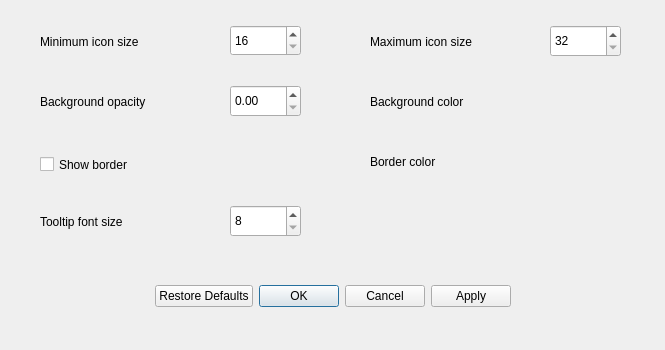
<?xml version="1.0" encoding="UTF-8"?>
<ui version="4.0">
 <class>AppearanceSettingsDialog</class>
 <widget class="QDialog" name="AppearanceSettingsDialog">
  <property name="geometry">
   <rect>
    <x>0</x>
    <y>0</y>
    <width>665</width>
    <height>350</height>
   </rect>
  </property>
  <property name="windowTitle">
   <string>Appearance Settings</string>
  </property>
  <widget class="QDialogButtonBox" name="buttonBox">
   <property name="geometry">
    <rect>
     <x>80</x>
     <y>280</y>
     <width>505</width>
     <height>32</height>
    </rect>
   </property>
   <property name="orientation">
    <enum>Qt::Horizontal</enum>
   </property>
   <property name="standardButtons">
    <set>QDialogButtonBox::Apply|QDialogButtonBox::Cancel|QDialogButtonBox::Ok|QDialogButtonBox::RestoreDefaults</set>
   </property>
   <property name="centerButtons">
    <bool>true</bool>
   </property>
  </widget>
  <widget class="QLabel" name="minSizeLabel">
   <property name="geometry">
    <rect>
     <x>40</x>
     <y>30</y>
     <width>181</width>
     <height>23</height>
    </rect>
   </property>
   <property name="text">
    <string>Minimum icon size</string>
   </property>
  </widget>
  <widget class="QSpinBox" name="minSize">
   <property name="geometry">
    <rect>
     <x>230</x>
     <y>25</y>
     <width>71</width>
     <height>31</height>
    </rect>
   </property>
   <property name="minimum">
    <number>16</number>
   </property>
   <property name="maximum">
    <number>64</number>
   </property>
   <property name="singleStep">
    <number>8</number>
   </property>
  </widget>
  <widget class="QLabel" name="maxSizeLabel">
   <property name="geometry">
    <rect>
     <x>370</x>
     <y>30</y>
     <width>181</width>
     <height>23</height>
    </rect>
   </property>
   <property name="text">
    <string>Maximum icon size</string>
   </property>
  </widget>
  <widget class="QSpinBox" name="maxSize">
   <property name="geometry">
    <rect>
     <x>550</x>
     <y>25</y>
     <width>71</width>
     <height>32</height>
    </rect>
   </property>
   <property name="minimum">
    <number>32</number>
   </property>
   <property name="maximum">
    <number>192</number>
   </property>
   <property name="singleStep">
    <number>8</number>
   </property>
  </widget>
  <widget class="QLabel" name="backgroundAlphaLabel">
   <property name="geometry">
    <rect>
     <x>40</x>
     <y>90</y>
     <width>181</width>
     <height>23</height>
    </rect>
   </property>
   <property name="text">
    <string>Background opacity</string>
   </property>
  </widget>
  <widget class="QDoubleSpinBox" name="backgroundAlpha">
   <property name="geometry">
    <rect>
     <x>230</x>
     <y>85</y>
     <width>71</width>
     <height>32</height>
    </rect>
   </property>
   <property name="maximum">
    <double>1.000000000000000</double>
   </property>
   <property name="singleStep">
    <double>0.010000000000000</double>
   </property>
  </widget>
  <widget class="QLabel" name="backgroundColorLabel">
   <property name="geometry">
    <rect>
     <x>370</x>
     <y>90</y>
     <width>181</width>
     <height>23</height>
    </rect>
   </property>
   <property name="text">
    <string>Background color</string>
   </property>
  </widget>
  <widget class="QCheckBox" name="showBorder">
   <property name="geometry">
    <rect>
     <x>40</x>
     <y>150</y>
     <width>181</width>
     <height>29</height>
    </rect>
   </property>
   <property name="text">
    <string>Show border</string>
   </property>
  </widget>
  <widget class="QLabel" name="borderColorLabel">
   <property name="geometry">
    <rect>
     <x>370</x>
     <y>150</y>
     <width>181</width>
     <height>23</height>
    </rect>
   </property>
   <property name="text">
    <string>Border color</string>
   </property>
  </widget>
  <widget class="QLabel" name="tooltipFontSizeLabel">
   <property name="geometry">
    <rect>
     <x>40</x>
     <y>210</y>
     <width>181</width>
     <height>23</height>
    </rect>
   </property>
   <property name="text">
    <string>Tooltip font size</string>
   </property>
  </widget>
  <widget class="QSpinBox" name="tooltipFontSize">
   <property name="geometry">
    <rect>
     <x>230</x>
     <y>205</y>
     <width>71</width>
     <height>32</height>
    </rect>
   </property>
   <property name="minimum">
    <number>8</number>
   </property>
   <property name="maximum">
    <number>28</number>
   </property>
   <property name="singleStep">
    <number>2</number>
   </property>
  </widget>
 </widget>
 <resources/>
 <connections>
  <connection>
   <sender>buttonBox</sender>
   <signal>accepted()</signal>
   <receiver>AppearanceSettingsDialog</receiver>
   <slot>accept()</slot>
   <hints>
    <hint type="sourcelabel">
     <x>248</x>
     <y>254</y>
    </hint>
    <hint type="destinationlabel">
     <x>157</x>
     <y>274</y>
    </hint>
   </hints>
  </connection>
  <connection>
   <sender>buttonBox</sender>
   <signal>rejected()</signal>
   <receiver>AppearanceSettingsDialog</receiver>
   <slot>reject()</slot>
   <hints>
    <hint type="sourcelabel">
     <x>316</x>
     <y>260</y>
    </hint>
    <hint type="destinationlabel">
     <x>286</x>
     <y>274</y>
    </hint>
   </hints>
  </connection>
 </connections>
</ui>
